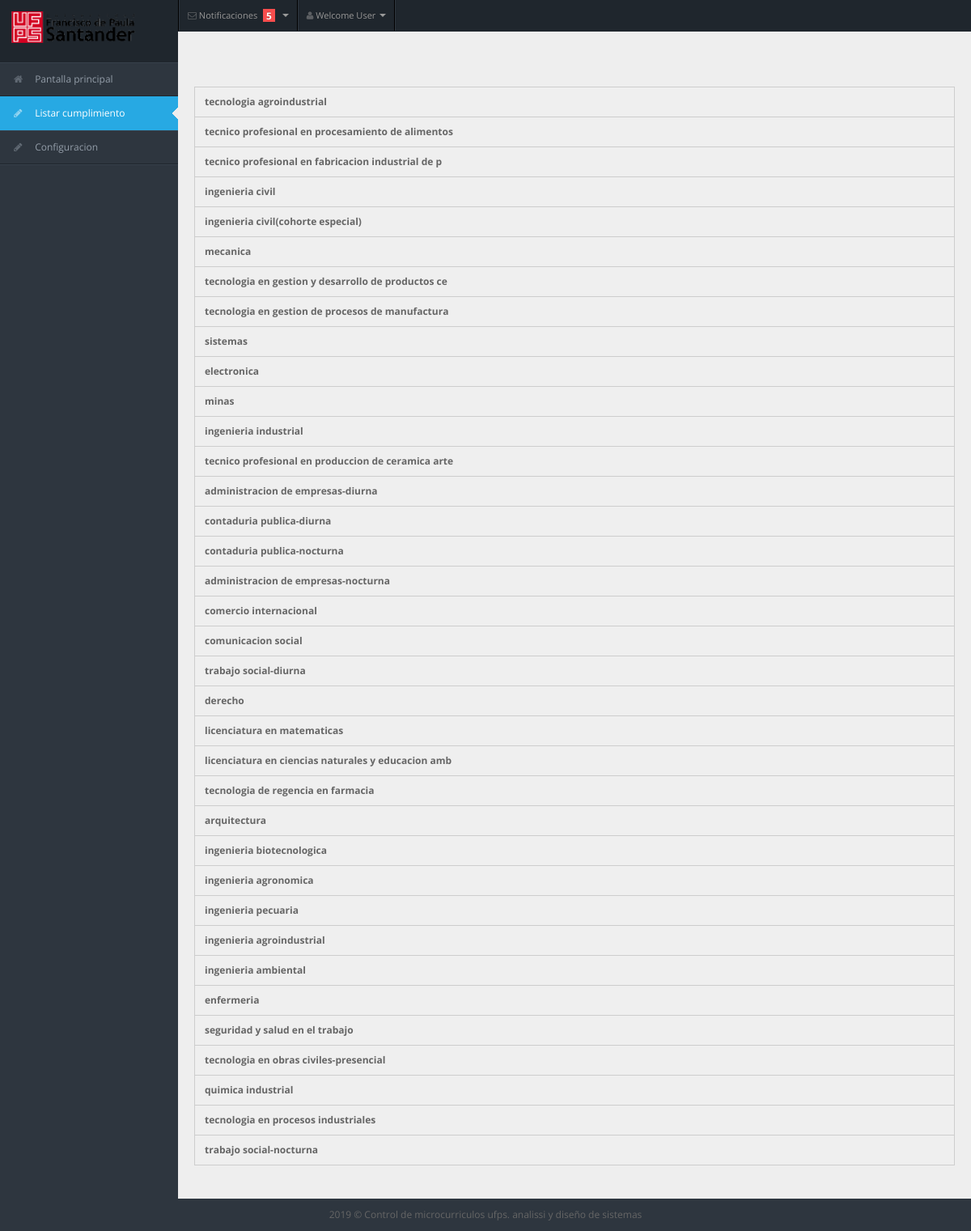
The page /views/admin/seguimientomateria.php on the database its author committed.
### tables this page shows
CREATE TABLE `plandeestudios` (
  `nombre` varchar(50) NOT NULL,
  `codigo` int(11) NOT NULL
);

### controllers/consultaseguimientocontroller.php (called while the page is built, shortened)
<?php
require_once '../../model/DTO/planEstudiosDTO.php';
class consultaController {
    public function listarPlanEstudios() {
        $conexion = new Conexion();
        $consulta = $conexion->prepare('SELECT * FROM plandeestudios');
        $consulta->execute();
        $tabla_datos = $consulta->fetchAll(PDO::FETCH_ASSOC);
        $astraba = array();
        foreach ($tabla_datos as $con => $valor) {
            $ces = new planEstudiosDTO();
            $ces->setNombre($tabla_datos[$con]["nombre"]);
            $ces->setCodigo($tabla_datos[$con]["codigo"]);
            $var = $this->listarmaterias($tabla_datos[$con]["nombre"]);
            $arr = array("pro" => $ces, "mat" => $var);
            array_push($astraba, $arr);
        }
        return $astraba;
    }
    public function listarmaterias($fac) {
        $conexion = new Conexion();
        $consulta = $conexion->prepare("SELECT A.codigo , A.nombre ,A.semestre ,G.grupo , "
                . "P.nombre , G.grupo_numero FROM asignatura A , grupo G ,docente D , persona P "
                . "WHERE A.nombre_plandeestudios = :pde AND "
                . "G.codigo_asignatura = A.codigo AND G.grupo_numero=D.gruponumero "
                . "AND D.codigo_persona=P.codigo ORDER BY A.semestre");
        $consulta->bindParam(':pde', $fac);
        $consulta->execute();
        $ces = null;
        $tabla_datos = $consulta->fetchAll(PDO::FETCH_NUM);
        $astraba = array();
        $sem = 1;
        $semes = array();
        foreach ($tabla_datos as $con) {
            if (((int) $con[2]) != $sem) {
                array_push($semes, $con);
                array_push($astraba, $semes);
                $semes = array();
                $sem = (int) $con[2];
            } else {
                array_push($semes, $con);
            }
        }
        return $astraba;
    }
}
?>

### model/DTO/planEstudiosDTO.php (called while the page is built, shortened)
<?php
class planEstudiosDTO {
    private $nombre;
    function getNombre() {
        return $this->nombre;
    }
    function setNombre($nombre) {
        $this->nombre = $nombre;
    }
}

### views/admin/seguimientomateria.php (the view, shortened to what this page needs)
<!DOCTYPE html>
<html lang="en">
    <?php
    require_once '../../controllers/consultaseguimientocontroller.php';
    $algo = new consultaController();
    $list = $algo->listarPlanEstudios();
    ?>
    <head>
        <link rel="stylesheet" href="../css/bootstrap.min.css" />
        <link rel="stylesheet" href="../css/bootstrap-responsive.min.css" />
        <link rel="stylesheet" href="../css/fullcalendar.css" />
        <link rel="stylesheet" href="../css/matrix-style.css" />
        <link rel="stylesheet" href="../css/matrix-media.css" />
        <link href="../font-awesome/css/font-awesome.css" rel="stylesheet" />
        <link rel="stylesheet" href="../css/jquery.gritter.css" />
    </head>
    <body>
        <?php
        include("../includes/navadmin.php");
        include("../includes/sideadmin.php");
        ?>
        <div id="content">
            <div class="container-fluid">
                <div class="row-fluid">
                    <div class="span6">
                    </div>
                    <div class="widget-box collapsible">
                        <?php
                        $contc = 1;
                        foreach ($list as $fila) {
                            $plan = $fila["pro"];
                            $mats = $fila["mat"];
                            ?>
                            <div class="widget-title">
                                <a data-toggle="collapse" href="#collapse<?php echo $contc; ?>">
                                    <h5> <?php echo $plan->getNombre(); ?>  </h5>
                                </a>
                            </div>
                                        <?php
                                        foreach ($mats as $sem) {
                                            ?>
                                            <?php $contc++; ?>
                                        <?php } ?>
                        <?php } ?>
                    </div>
                </div>
            </div>
        </div>
        <?php include("../includes/footer.php"); ?>
    </body>
</html>

### views/css/matrix-style.css (style rules this page uses)
* { outline:none !important; -moz-outline: none !important; }
html, body { height:100% }
body { overflow-x: hidden; margin-top: -10px; font-family: 'Open Sans', sans-serif; font-size:12px; color:#666; }
a { color:#666; }
#content { background: none repeat scroll 0 0 #eeeeee; margin-left: 220px; margin-right: 0; padding-bottom: 25px; position: relative; min-height:100%; width: auto; }
.container-fluid .row-fluid:first-child { margin-top: 20px; }
.widget-box { background: none repeat scroll 0 0 #F9F9F9; border-left: 1px solid #CDCDCD; border-top: 1px solid #CDCDCD; border-right: 1px solid #CDCDCD; clear: both; margin-top: 16px; margin-bottom: 16px; position: relative; }
.widget-title, .modal-header, .table th, div.dataTables_wrapper .ui-widget-header { background:#efefef; border-bottom: 1px solid #CDCDCD; height: 36px; }
.widget-title h5 { color: #666; float: left; font-size: 12px; font-weight: bold; padding: 12px; line-height: 12px; margin: 0; }

### views/css/matrix-media.css (style rules this page uses)
body { background:#2E363F; }

### rows shown on the page
plandeestudios: nombre "tecnologia agroindustrial"
plandeestudios: nombre "tecnico profesional en procesamiento de alimentos"
plandeestudios: nombre "tecnico profesional en fabricacion industrial de p"
plandeestudios: nombre "ingenieria civil"
plandeestudios: nombre "ingenieria civil(cohorte especial)"
plandeestudios: nombre "mecanica"
plandeestudios: nombre "tecnologia en gestion y desarrollo de productos ce"
plandeestudios: nombre "tecnologia en gestion de procesos de manufactura"
plandeestudios: nombre "sistemas"
plandeestudios: nombre "electronica"
plandeestudios: nombre "minas"
plandeestudios: nombre "ingenieria industrial"
plandeestudios: nombre "tecnico profesional en produccion de ceramica arte"
plandeestudios: nombre "administracion de empresas-diurna"
plandeestudios: nombre "contaduria publica-diurna"
plandeestudios: nombre "contaduria publica-nocturna"
plandeestudios: nombre "administracion de empresas-nocturna"
plandeestudios: nombre "comercio internacional"
plandeestudios: nombre "comunicacion social"
plandeestudios: nombre "trabajo social-diurna"
plandeestudios: nombre "derecho"
plandeestudios: nombre "licenciatura en matematicas"
plandeestudios: nombre "licenciatura en ciencias naturales y educacion amb"
plandeestudios: nombre "tecnologia de regencia en farmacia"
plandeestudios: nombre "arquitectura"
plandeestudios: nombre "ingenieria biotecnologica"
plandeestudios: nombre "ingenieria agronomica"
plandeestudios: nombre "ingenieria pecuaria"
plandeestudios: nombre "ingenieria agroindustrial"
plandeestudios: nombre "ingenieria ambiental"
plandeestudios: nombre "enfermeria"
plandeestudios: nombre "seguridad y salud en el trabajo"
plandeestudios: nombre "tecnologia en obras civiles-presencial"
plandeestudios: nombre "quimica industrial"
plandeestudios: nombre "tecnologia en procesos industriales"
plandeestudios: nombre "trabajo social-nocturna"
